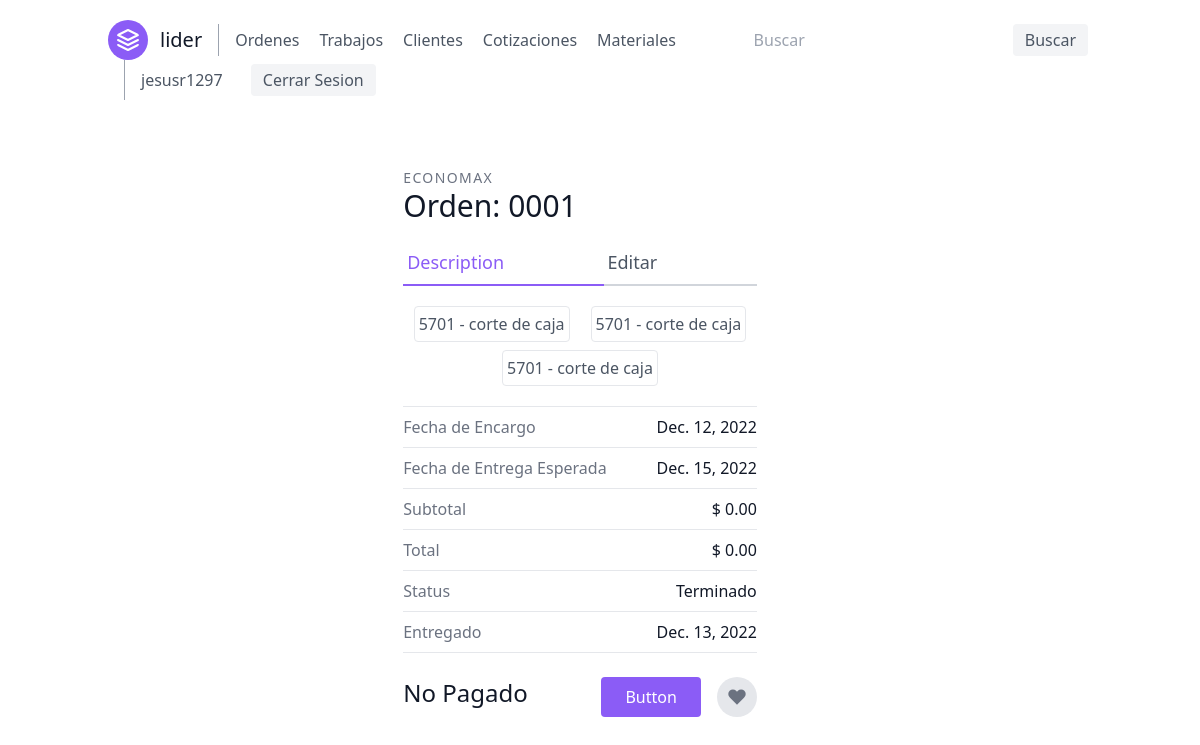
Screenshot of /ordenes/detalle/1/ (signed in) with the database file from the repository.
### orders/models.py (models this page shows, shortened)
class Order(models.Model):
    customer = models.ForeignKey(Customer, on_delete=models.CASCADE, verbose_name='Cliente')
    date_ordered = models.DateField('Fecha ordenada', auto_now=True)
    expected_delivery_date = models.DateField('Fecha esperada de Entrega',
                                              default=(datetime.datetime.now() + datetime.timedelta(days=3)))
    delivered = models.DateField(verbose_name='Fecha de Entrega', null=True, blank=True)
    paid = models.DateField(verbose_name='Fecha de Pago', null=True, blank=True)
    invoice = models.IntegerField(verbose_name='Factura Asociada', null=True, blank=True)
    comment = models.TextField(verbose_name='Comentarios', blank=True, null=True)
    @property
    def completed(self):
        order_items = OrderItem.objects.filter(order_id=self.id)
        order_item_count = order_items.count()
        order_item_finished = order_items.filter(finished=True).count()
        return order_item_count == order_item_finished
    @property
    def delivered_str(self):
        return self.delivered if self.delivered else 'No Entregado'
    @property
    def get_subtotal(self):
        items = OrderItem.objects.filter(order_id=self.id)
        items_sum = sum(item.price for item in items)
        return items_sum
    @property
    def get_total(self):
        return self.get_subtotal * 1.08
    @property
    def lider_list(self):
        return Lider.objects.filter(orderitem__order=self.id)

class Customer(models.Model):
    name_company = models.CharField(verbose_name='Nombre/Empresa', max_length=50)
    address = models.CharField(verbose_name='Domicilio', max_length=100, null=True)
    shipping = models.BooleanField(verbose_name='Entrega a domicilio')
    def __str__(self):
        return self.name_company

class Lider(models.Model):
    lider_id = models.CharField('Numero de Lider', max_length=4,
                                validators=[RegexValidator(r'^\d{1,10}$')], primary_key=True)
    doc_description = models.CharField(verbose_name='Descripcion del formato',
                                       max_length=250)
    customer = models.ForeignKey(Customer, on_delete=models.CASCADE, default='')
    def __str__(self):
        return f'{self.lider_id} - {self.doc_description.lower()}'

class OrderItem(models.Model):
    order = models.ForeignKey(Order, on_delete=models.CASCADE)
    lider = models.ForeignKey(Lider, on_delete=models.DO_NOTHING)
    customer = models.ForeignKey(Customer, on_delete=models.DO_NOTHING)
    quantity_ordered = models.IntegerField(verbose_name='Cantidad')
    finished = models.BooleanField('Terminado')
    unit_price = models.DecimalField(null=True, blank=True, max_digits=6, decimal_places=4,
                                     verbose_name='Precio Unitario')
    comment = models.TextField(null=True, blank=True)
    @property
    def price(self):
        return int(self.quantity_ordered) * float(self.unit_price) if self.unit_price else 0

### orders/views.py (the view)
# urls.py: path('detalle/<int:pk>/', views.OrderDetailView.as_view(), name='order-detail'),
class OrderDetailView(LoginRequiredMixin, generic.DetailView):
    model = models.Order
    template_name = 'orders/order_detail.html'

### orders/templates/orders/order_detail.html (shortened to what this page needs)
{% extends 'base.html' %}
{% block content %}
    <section class="text-gray-600 body-font overflow-hidden">
        <div class="container mx-auto px-5 py-6">
            <div class="lg:w-4/5 mx-auto flex flex-col items-center">
                <div class="lg:w-1/2 w-full lg:pr-10 lg:py-6 mb-6 lg:mb-0">
                    <h2 class="text-sm title-font text-gray-500 tracking-widest">{{ object.customer|upper }}</h2>
                    <a class="text-gray-900 text-3xl title-font font-medium flex mb-4"
                       href="{% url 'orderItem-list' object.id %}">
                        Orden: {{ order.id|stringformat:'04d' }}</a>
                    <div class="flex mb-4">
                        <a class="flex-grow text-purple-500 border-b-2 border-purple-500 py-2 text-lg px-1">Description</a>
                        <a class="flex-grow border-b-2 border-gray-300 py-2 text-lg px-1"
                           href="{% url 'order-update' order.pk %}">Editar</a>
                    </div>
                    <div class="flex flex-wrap justify-around">
                        {% for lider in order.lider_list %}
                            <p class="leading-relaxed border border-inherit p-1 my-1 rounded">{{ lider }}</p>
                        {% endfor %}
                    </div>
                    <div class="flex border-t border-gray-200 py-2 mt-4">
                        <span class="text-gray-500">Fecha de Encargo</span>
                        <span class="ml-auto text-gray-900">{{ order.date_ordered }}</span>
                    </div>
                    <div class="flex border-t border-gray-200 py-2">
                        <span class="text-gray-500">Fecha de Entrega Esperada</span>
                        <span class="ml-auto text-gray-900">{{ order.expected_delivery_date }}</span>
                    </div>
                    <div class="flex border-t border-gray-200 py-2">
                        <span class="text-gray-500">Subtotal</span>
                        <span class="ml-auto text-gray-900">$ {{ order.get_subtotal|floatformat:'02g' }}</span>
                    </div>
                    <div class="flex border-t border-gray-200 py-2">
                        <span class="text-gray-500">Total</span>
                        <span class="ml-auto text-gray-900">$ {{ order.get_total|floatformat:'02g' }}</span>
                    </div>
                    <div class="flex border-t border-gray-200 py-2">
                        <span class="text-gray-500">Status</span>
                        <span class="ml-auto text-gray-900">{% if order.completed %} Terminado {% else %}
                            Pendiente{% endif %}</span>
                    </div>
                    <div class="flex border-t border-b mb-6 border-gray-200 py-2">
                        <span class="text-gray-500">Entregado</span>
                        <span class="ml-auto text-gray-900">{{ order.delivered_str }}</span>
                    </div>
                    <div class="flex">
                        <span class="title-font font-medium text-2xl text-gray-900">
                            {% if order.paid %}
                                Pagado en {{ order.date_paid }}
                            {% else %}
                                No Pagado {% endif %}</span>
                        <button class="flex ml-auto text-white bg-purple-500 border-0 py-2 px-6 focus:outline-none hover:bg-purple-600 rounded">
                            Button
                        </button>
                        <button class="rounded-full w-10 h-10 bg-gray-200 p-0 border-0 inline-flex items-center justify-center text-gray-500 ml-4">
                            <svg fill="currentColor" stroke-linecap="round" stroke-linejoin="round" stroke-width="2"
                                 class="w-5 h-5" viewBox="0 0 24 24">
                                <path d="M20.84 4.61a5.5 5.5 0 00-7.78 0L12 5.67l-1.06-1.06a5.5 5.5 0 00-7.78 7.78l1.06 1.06L12 21.23l7.78-7.78 1.06-1.06a5.5 5.5 0 000-7.78z"></path>
                            </svg>
                        </button>
                    </div>
                </div>
            </div>
        </div>
    </section>
{% endblock %}

### templates/navbar.html (shortened to what this page needs)
<header class="text-gray-600 body-font">
    <div class="container mx-auto flex flex-wrap p-5 flex-col md:flex-row items-center">
        <a href="{% url 'home' %}" class="flex title-font font-medium items-center text-gray-900 mb-4 md:mb-0">
            <svg xmlns="http://www.w3.org/2000/svg" fill="none" stroke="currentColor" stroke-linecap="round"
                 stroke-linejoin="round" stroke-width="2" class="w-10 h-10 text-white p-2 bg-purple-500 rounded-full"
                 viewBox="0 0 24 24">
                <path d="M12 2L2 7l10 5 10-5-10-5zM2 17l10 5 10-5M2 12l10 5 10-5"></path>
            </svg>
            <span class="ml-3 text-xl">lider</span>
        </a>
        <nav class="md:mr-auto md:ml-4 md:py-1 md:pl-4 md:border-l md:border-gray-400	flex flex-wrap items-center text-base justify-center">
            <a class="mr-5 hover:text-gray-900" href="{% url 'order-list' %}">Ordenes</a>
            <a class="mr-5 hover:text-gray-900" href="{% url 'lider' %}">Trabajos</a>
            <a class="mr-5 hover:text-gray-900" href="{% url 'customers' %}">Clientes</a>
            <a class="mr-5 hover:text-gray-900" href="{% url 'budgets' %}">Cotizaciones</a>
            <a class="mr-5 hover:text-gray-900" href="{% url 'material-list' %}">Materiales</a>
        </nav>
        <form class="my-auto" role="search"
              method="GET" action="{% url 'search' %}">
            <input class='mr-5 hover:text-gray-900' type="text" placeholder="Buscar" aria-label="Search" name="q">
            <button class="items-center justify-center flex flex-wrap inline-flex items-center bg-gray-100 border-0 py-1 px-3 focus:outline-none hover:bg-gray-200 rounded text-base mt-4 md:mt-0 mx-1"
                    type="submit">Buscar
            </button>
        </form>
        <div class="md:ml-4 md:py-1 md:pl-4 md:border-l md:border-gray-400">
            {% if request.user.is_authenticated %}
                <a class="mr-5 hover:text-gray-900">{{ request.user }}</a>
                <a href="{% url 'logout' %}"
                   class="inline-flex items-center bg-gray-100 border-0 py-1 px-3 focus:outline-none hover:bg-gray-200 rounded text-base mt-4 md:mt-0 mx-1">
                    Cerrar Sesion
                </a>
            {% endif %}
        </div>
    </div>
</header>

### rows the page displays
Order: customer "ECONOMAX", id "0001", date_ordered "Dec. 12, 2022", expected_delivery_date "Dec. 15, 2022", get_subtotal "0.00", get_total "0.00", delivered_str "Dec. 13, 2022"
Lider: lider_id+doc_description "5701 - corte de caja"

### other values shown
{{ request.user }} "jesusr1297"
